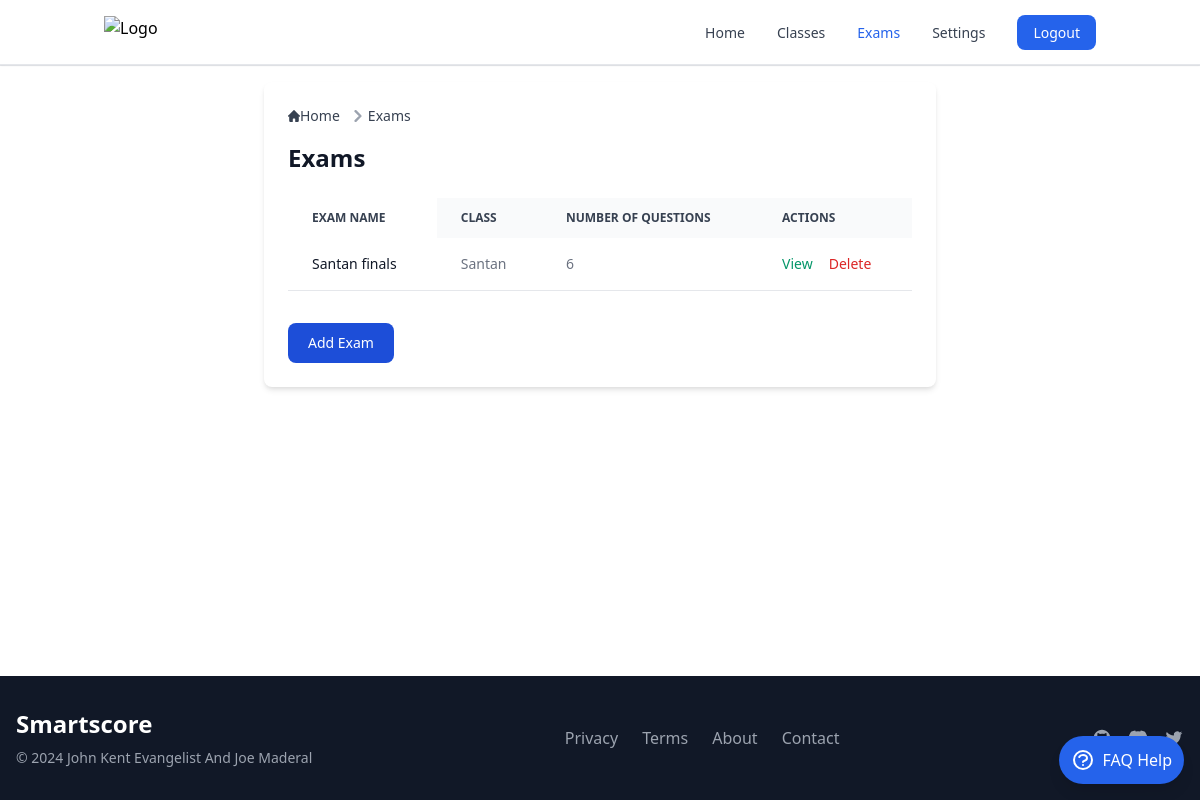
The app's page /exams/ (signed in), older data.
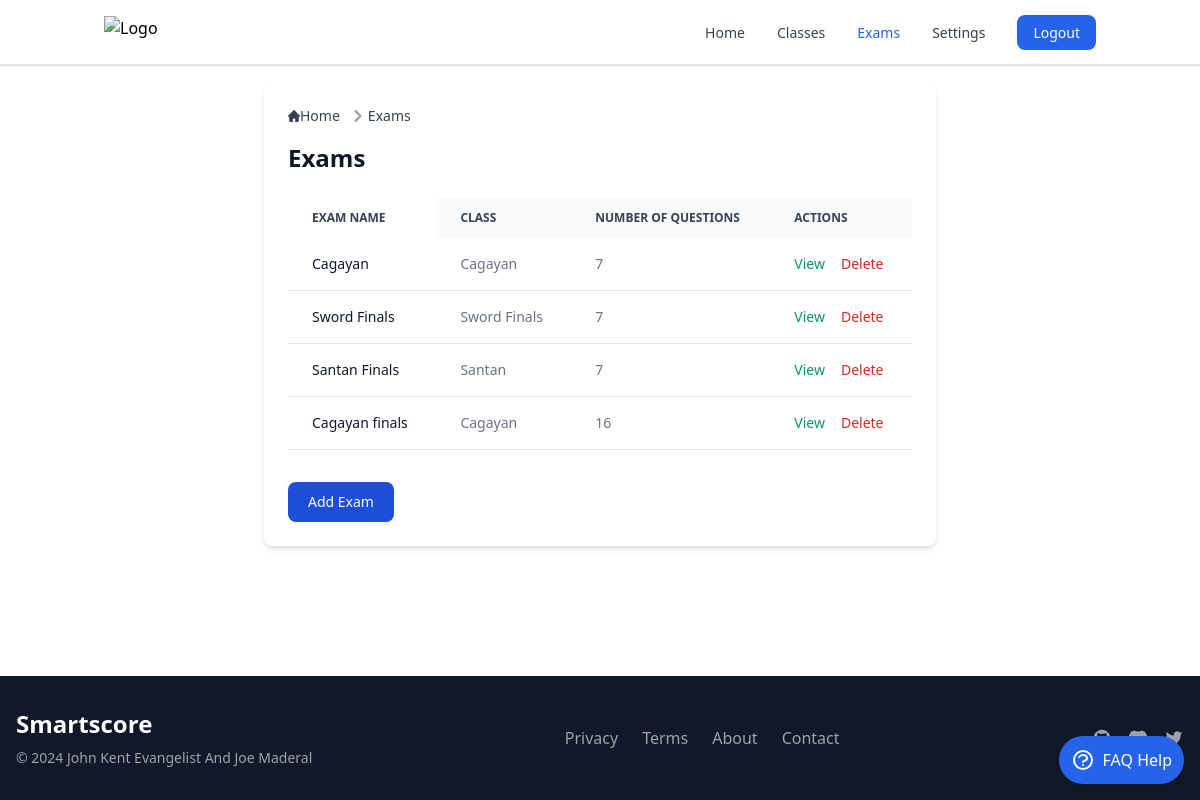
The same page, newer data.
### smartscoreapp/models.py (models this page shows, shortened)
class Exam(models.Model):
    exam_id = models.CharField(max_length=3, unique=True, editable=False)
    name = models.CharField(max_length=50)
    class_assigned = models.ForeignKey(Class, related_name='exams', on_delete=models.SET_NULL, null=True)  # Set to NULL on class deletion
    questions = models.ManyToManyField(Question, related_name='exams')
    set_id = models.CharField(max_length=6, unique=True, blank=True)
    instructions = models.TextField(blank=True, null=True)
    time_limit = models.IntegerField(null=True, blank=True)

class Class(models.Model):
    name = models.CharField(max_length=100)
    description = models.TextField(blank=True)
    user = models.ForeignKey(settings.AUTH_USER_MODEL, on_delete=models.CASCADE)

### smartscoreapp/views.py (the view)
# urls.py: path('exams/', exams_view, name='exams'),
@login_required
def exams_view(request):
    user_instance = request.user
    if request.method == 'POST':
        form = ExamForm(request.POST, user=user_instance)
        if form.is_valid():
            exam = form.save(commit=False)
            exam.save()
            for i in range(3):
                ExamSet.objects.create(exam=exam, set_number=i + 1)
            messages.success(request, 'Exam and sets added successfully!')
            return redirect('exams')
        else:
            messages.error(request, 'There was an error adding the exam. Please check the form for errors.')
    else:
        form = ExamForm(user=user_instance)
    exams = Exam.objects.filter(class_assigned__user=user_instance).annotate(num_questions=Count('questions'))
    classes = Class.objects.filter(user=user_instance)
    context = {
        'exams': exams,
        'form': form,
        'classes': classes,
    }
    return render(request, 'exams.html', context)

### templates/exams/exams.html (shortened to what this page needs)
{% extends "base.html" %}
{% block content %}
<div class="max-w-2xl mx-auto p-6 bg-white shadow-md rounded-lg">
<nav class="flex mb-4" aria-label="Breadcrumb">
  <ol class="inline-flex items-center space-x-1 md:space-x-2 rtl:space-x-reverse">
    <li class="inline-flex items-center">
      <a href="{% url 'index' %}" class="inline-flex items-center text-sm font-medium text-gray-700 hover:text-blue-600 dark:text-gray-400 dark:hover:text-white">
        Home
      </a>
    </li>
    <li class="flex items-center">
      <svg class="rtl:rotate-180 w-3 h-3 text-gray-400 mx-1" aria-hidden="true" xmlns="http://www.w3.org/2000/svg" fill="none" viewBox="0 0 6 10">
        <path stroke="currentColor" stroke-linecap="round" stroke-linejoin="round" stroke-width="2" d="m1 9 4-4-4-4"/>
      </svg>
      <a href="{% url 'exams' %}" class="text-sm font-medium text-gray-700 hover:text-blue-600 dark:text-gray-400 dark:hover:text-white">Exams</a>
    </li>
  </ol>
</nav>
<h1 class="text-2xl font-semibold text-gray-900 dark:text-white mb-6">Exams</h1>
<div class="relative overflow-x-auto max-h-80 mb-6">
  <table class="min-w-full text-sm text-left text-gray-500 dark:text-gray-400">
    <thead class="text-xs text-gray-700 uppercase bg-gray-50 dark:bg-gray-700 dark:text-gray-400">
      <tr>
        <th scope="col" class="px-6 py-3 sticky left-0 bg-white dark:bg-gray-800 z-10">
          Exam Name
        </th>
        <th scope="col" class="px-6 py-3">Class</th>
        <th scope="col" class="px-6 py-3">Number of Questions</th>
        <th scope="col" class="px-6 py-3 min-w-[150px]">Actions</th>
      </tr>
    </thead>
    <tbody>
      {% for exam in exams %}
        <tr class="bg-white border-b dark:bg-gray-800 dark:border-gray-700">
          <td class="px-6 py-4 font-medium text-gray-900 dark:text-white sticky left-0 bg-white dark:bg-gray-800 z-10">
            {{ exam.name }}
          </td>
          <td class="px-6 py-4">{{ exam.class_assigned.name }}</td>
          <td class="px-6 py-4">{{ exam.num_questions }}</td>
          <td class="px-6 py-4 flex gap-4">
            <a href="{% url 'exam_detail' exam.id %}" class="text-green-600 hover:underline">View</a>
            <a href="{% url 'delete_exam' exam.id %}" class="text-red-600 hover:underline" onclick="return confirm('Are you sure you want to delete this exam?');">Delete</a>
          </td>
        </tr>
      {% empty %}
        <tr class="bg-white border-b dark:bg-gray-800 dark:border-gray-700">
          <td colspan="4" class="px-6 py-4 text-center text-gray-500 dark:text-gray-400">No exams available.</td>
        </tr>
      {% endfor %}
    </tbody>
  </table>
</div>
<div class="add-exam-section mt-8">
  <button data-modal-target="add-exam-modal" data-modal-toggle="add-exam-modal" class="block text-white bg-blue-700 hover:bg-blue-800 focus:ring-4 focus:outline-none focus:ring-blue-300 font-medium rounded-lg text-sm px-5 py-2.5 text-center dark:bg-blue-600 dark:hover:bg-blue-700 dark:focus:ring-blue-800" type="button">
    Add Exam
  </button>
</div>
</div>
{% endblock %}

### templates/base.html (shortened to what this page needs)
{% load static %}
<!DOCTYPE html>
<html lang="en">
<head>
    <link href="https://cdnjs.cloudflare.com/ajax/libs/tailwindcss/2.2.19/tailwind.min.css" rel="stylesheet">
    <link href="{% static 'src/output.css' %}" rel="stylesheet">
</head>
<body class="flex flex-col min-h-screen">
    {% include 'navbar.html' %}
    <hr>
    <div class="flex-grow container mx-auto mt-4">
        <div>
            {% block content %}
            {% endblock %}
        </div>
    </div>
    {% include 'footer.html' %}
</body>
</html>

### templates/settings/navbar.html (shortened to what this page needs)
{% load static %}
<nav class="sticky top-0 z-50 bg-white border-b shadow-sm">
    <div class="container px-4 mx-auto">
        <div class="flex items-center justify-between h-16">
            <a href="{% url 'index' %}" class="flex items-center space-x-3">
                <img src="{% static 'src/img/Smartscore_logo.png' %}"
                     class="h-8 w-auto transition-transform hover:scale-105"
                     id="sphinx-landing"
                     alt="Logo" />
            </a>
            <div class="hidden w-full md:block md:w-auto">
                <ul class="flex items-center space-x-8">
                    <li>
                        <a href="{% url 'index' %}"
                           class="text-sm font-medium transition-colors {% if request.path == '/' %}text-black-600{% else %}text-gray-700 hover:text-blue-600{% endif %}">
                            Home
                        </a>
                    </li>
                    {% if user.is_authenticated %}
                    <li>
                        <a href="{% url 'classes' %}"
                           class="text-sm font-medium transition-colors {% if request.path == '/classes/' %}text-blue-600{% else %}text-gray-700 hover:text-blue-600{% endif %}">
                            Classes
                        </a>
                    </li>
                    <li>
                        <a href="{% url 'exams' %}"
                           class="text-sm font-medium transition-colors {% if request.path == '/exams/' %}text-blue-600{% else %}text-gray-700 hover:text-blue-600{% endif %}">
                            Exams
                        </a>
                    </li>
                    <li>
                        <a href="{% url 'settings' %}"
                           class="text-sm font-medium transition-colors {% if request.path == '/settings/' %}text-blue-600{% else %}text-gray-700 hover:text-blue-600{% endif %}">
                            Settings
                        </a>
                    </li>
                    <li>
                        <a href="{% url 'logout' %}"
                           class="px-4 py-2 text-sm font-medium text-white bg-blue-600 rounded-lg hover:bg-blue-700 transition-colors">
                            Logout
                        </a>
                    </li>
                    {% endif %}
                </ul>
            </div>
        </div>
    </div>
<div class="fixed bottom-4 right-4 z-50">
    <button id="chatToggle" class="bg-blue-600 text-white rounded-full p-3 shadow-lg hover:bg-blue-700 transition-colors flex items-center space-x-2">
        <span class="hidden md:inline">FAQ Help</span>
    </button>
</div>
</nav>

### templates/settings/footer.html (shortened to what this page needs)
{% load static %}
<footer class="bg-gray-900">
    <div class="mx-auto max-w-screen-xl px-4 py-8">
        <div class="flex flex-col md:flex-row justify-between items-center space-y-4 md:space-y-0">
            <div>
                <h1 class="text-2xl font-bold text-white mb-2">Smartscore</h1>
                <p class="text-sm text-gray-400">© 2024 John Kent Evangelist And Joe Maderal</p>
            </div>
            <div class="flex flex-wrap justify-center gap-6">
                <a href="#" class="text-gray-400 hover:text-white transition-colors">Privacy</a>
                <a href="#" class="text-gray-400 hover:text-white transition-colors">Terms</a>
                <a href="#" class="text-gray-400 hover:text-white transition-colors">About</a>
                <a href="#" class="text-gray-400 hover:text-white transition-colors">Contact</a>
            </div>
            <div class="flex space-x-4">
                <a href="#" class="text-gray-400 hover:text-white transition-colors">
                </a>
                <a href="#" class="text-gray-400 hover:text-white transition-colors">
                </a>
                <a href="#" class="text-gray-400 hover:text-white transition-colors">
                </a>
            </div>
        </div>
    </div>
</footer>

Row changes from the older to the newer data that the page shows:
no longer on this page (row edited): Exam: name "Santan finals", class_assigned.name "Santan", num_questions "6"
added Exam: name "Cagayan", class_assigned.name "Cagayan", num_questions "7"
added Exam: name "Sword Finals", class_assigned.name "Sword Finals", num_questions "7"
added Exam: name "Santan Finals", class_assigned.name "Santan", num_questions "7"
added Exam: name "Cagayan finals", class_assigned.name "Cagayan", num_questions "16"
